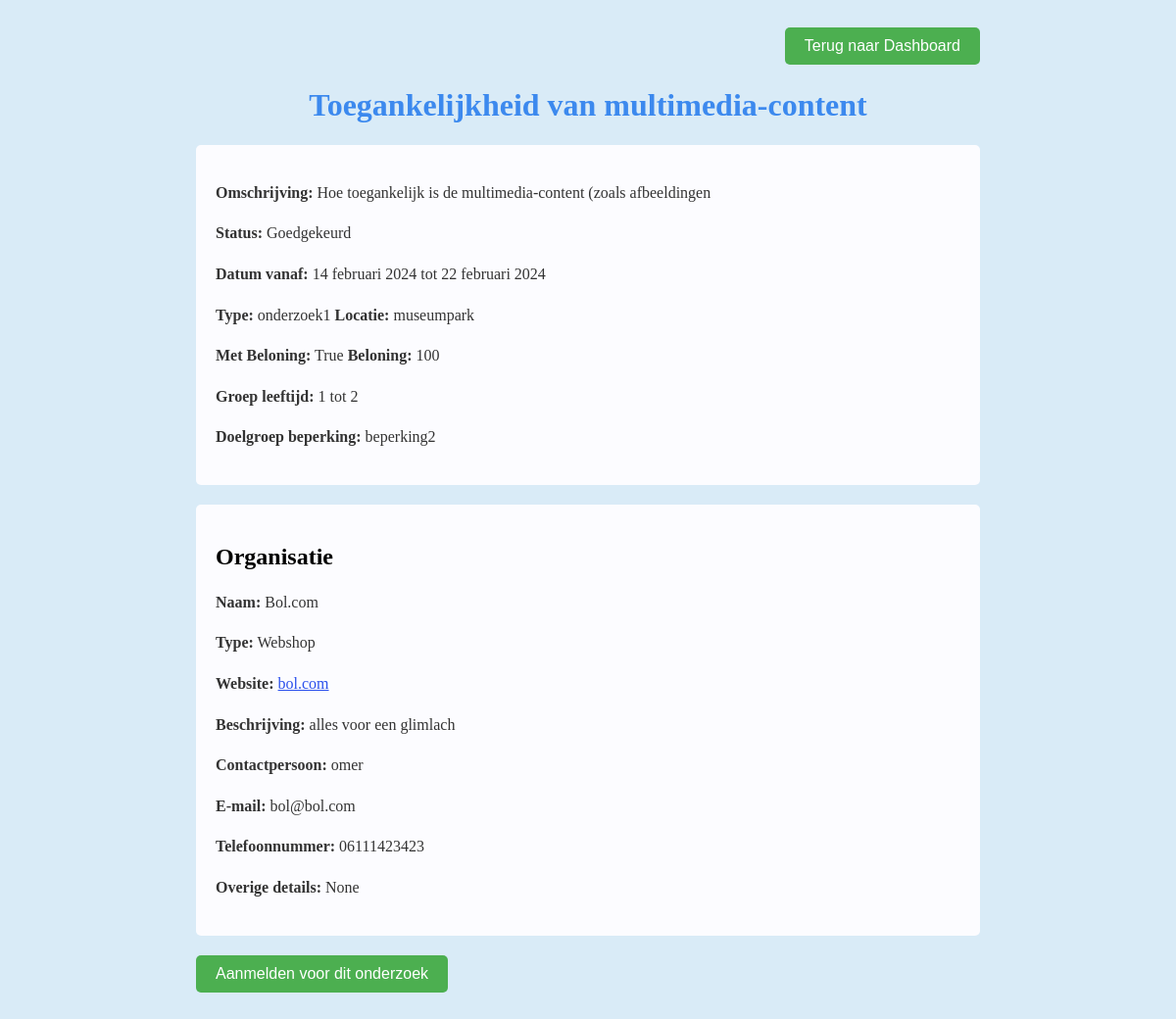
/ervaringsdeskundige/onderzoek/4/ (signed in), run on the app's committed database.
### core/models.py (models this page shows, shortened)
class Onderzoek(models.Model):
    onderzoek_id = models.AutoField(primary_key=True)
    titel = models.CharField(max_length=255)
    omschrijving = models.TextField(blank=True, null=True)
    status = models.CharField(max_length=50, blank=True, null=True)
    beschikbaar = models.BooleanField(default=True)
    datum_vanaf = models.DateField(blank=True, null=True)
    datum_tot = models.DateField(blank=True, null=True)
    type_onderzoek = models.CharField(max_length=50, blank=True, null=True)
    locatie = models.CharField(max_length=255, blank=True, null=True)
    met_beloning = models.BooleanField(default=False)
    beloning = models.CharField(max_length=255, blank=True, null=True)
    doelgroep_leeftijd_van = models.IntegerField(blank=True, null=True)
    doelgroep_leeftijd_tot = models.IntegerField(blank=True, null=True)
    doelgroep_beperking = models.CharField(max_length=255, blank=True, null=True)
    organisatie = models.ForeignKey(Organisaties, on_delete=models.CASCADE)
    class Meta:
        db_table = 'Onderzoek'

class Organisaties(models.Model):
    organisatie_id = models.AutoField(primary_key=True)
    naam = models.CharField(max_length=255)
    type = models.CharField(max_length=255, blank=True, null=True)
    website = models.URLField(blank=True, null=True)
    beschrijving = models.TextField(blank=True, null=True)
    contactpersoon = models.CharField(max_length=255, blank=True, null=True)
    email = models.EmailField(blank=True, null=True)
    telefoonnummer = models.CharField(max_length=20, blank=True, null=True)
    overige_details = models.TextField(blank=True, null=True)
    api_key = models.CharField(max_length=255, blank=True, null=True)
    class Meta:
        db_table = 'organisaties'

### ervaringsdeskundige/views.py (the view)
# urls.py: path('onderzoek/<int:onderzoek_id>/', views.onderzoek_details, name='onderzoek_details'),
@login_required()
def onderzoek_details(request, onderzoek_id):
    onderzoek = get_object_or_404(Onderzoek, onderzoek_id=onderzoek_id)
    organisatie = onderzoek.organisatie
    ervaringsdeskundige = Ervaringsdeskundige.objects.filter(gebruiker=request.user).first()
    is_aangemeld = False
    if ervaringsdeskundige:
        is_aangemeld = OnderzoekErvaringsdeskundige.objects.filter(
            onderzoek=onderzoek,
            ervaringsdeskundige=ervaringsdeskundige
        ).exists()
    context = {
        'onderzoek': onderzoek,
        'organisatie': organisatie,
        'is_aangemeld': is_aangemeld,
    }
    return render(request, 'onderzoek_details.html', context)

### ervaringsdeskundige/templates/onderzoek_details.html (shortened to what this page needs)
<!DOCTYPE html>
<html lang="nl">
<head>
    {% load static %}
    <link rel="stylesheet" href="{% static 'CSS/onderzoek_details.css' %}" type="text/css">
</head>
<body>
<div class="container">
    <button onclick="location.href='{% url 'dashboard_deskundige' %}';" class="terug-knop">Terug naar Dashboard</button>
    <h1>{{ onderzoek.titel }}</h1>
    <section class="onderzoek-details">
        <p><strong>Omschrijving:</strong> {{ onderzoek.omschrijving }}</p>
        <p><strong>Status:</strong> {{ onderzoek.status }}</p>
        <p><strong>Datum vanaf:</strong> {{ onderzoek.datum_vanaf }} tot {{ onderzoek.datum_tot }}</p>
        <p><strong>Type:</strong> {{ onderzoek.type_onderzoek }} <strong>Locatie:</strong> {{ onderzoek.locatie }}</p>
        <p><strong>Met Beloning:</strong> {{ onderzoek.met_beloning }} <strong>Beloning:</strong> {{ onderzoek.beloning }}</p>
        <p><strong>Groep leeftijd:</strong> {{ onderzoek.doelgroep_leeftijd_van }} tot {{ onderzoek.doelgroep_leeftijd_tot }}</p>
        <p><strong>Doelgroep beperking:</strong> {{ onderzoek.doelgroep_beperking }}</p>
    </section>
    <section class="organisatie-details">
        <h2>Organisatie</h2>
        <p><strong>Naam:</strong> {{ organisatie.naam }}</p>
        <p><strong>Type:</strong> {{ organisatie.type }}</p>
        <p><strong>Website:</strong> <a href="{{ organisatie.website }}">{{ organisatie.website }}</a></p>
        <p><strong>Beschrijving:</strong> {{ organisatie.beschrijving }}</p>
        <p><strong>Contactpersoon:</strong> {{ organisatie.contactpersoon }}</p>
        <p><strong>E-mail:</strong> {{ organisatie.email }}</p>
        <p><strong>Telefoonnummer:</strong> {{ organisatie.telefoonnummer }}</p>
        <p><strong>Overige details:</strong> {{ organisatie.overige_details }}</p>
    </section>
    {% if not is_aangemeld %}
        <form id="aanmeldForm" action="{% url 'aanmelden_voor_onderzoek' onderzoek_id=onderzoek.onderzoek_id %}" method="post">
            <button type="button" id="aanmeldButton" data-onderzoek-id="{{ onderzoek.onderzoek_id }}">Aanmelden voor dit onderzoek</button>
        </form>
    {% else %}
        <div id="deelnameBericht">
            <p>Je neemt deel aan dit onderzoek.</p>
            <button type="button" id="annuleerButton" data-onderzoek-id="{{ onderzoek.onderzoek_id }}">Annuleer deelname</button>
        </div>
    {% endif %}
</div>
</body>
</html>

### ervaringsdeskundige/static/CSS/onderzoek_details.css (style rules this page uses)
.container { position: relative; max-width: 800px; margin: 0 auto; padding: 20px; padding-top: 60px; }
body { background-color: #d9ebf7; }
.terug-knop { position: absolute; right: 20px; top: 20px; z-index: 10; margin-bottom: 20px; background-color: #4CAF50; color: white; padding: 10px 20px; border: none; border-radius: 5px; cursor: pointer; font-size: 1rem; }
button { background-color: #4CAF50; color: white; padding: 10px 20px; margin-bottom: 20px; border: none; border-radius: 5px; cursor: pointer; font-size: 1rem; }
h1 { color: rgb(60, 137, 238); text-align: center; font-size: 2rem; }
.onderzoek-details, .organisatie-details { background-color: #fcfcff; border-radius: 5px; padding: 20px; margin-bottom: 20px; }
.onderzoek-details p, .organisatie-details p { line-height: 1.6; color: #333; font-size: 1rem; }
a { color: #2b50ec; font-size: 1rem; }

### data on the page
Onderzoek: titel "Toegankelijkheid van multimedia-content", omschrijving "Hoe toegankelijk is de multimedia-content (zoals afbeeldingen", status "Goedgekeurd", datum_vanaf "14 februari 2024", datum_tot "22 februari 2024", type_onderzoek "onderzoek1", locatie "museumpark", met_beloning "True", beloning "100", doelgroep_leeftijd_van "1", doelgroep_leeftijd_tot "2", doelgroep_beperking "beperking2"
Organisaties: naam "Bol.com", type "Webshop", website "bol.com", beschrijving "alles voor een glimlach", contactpersoon "omer", email "bol@bol.com", telefoonnummer "06111423423", overige_details "None"
